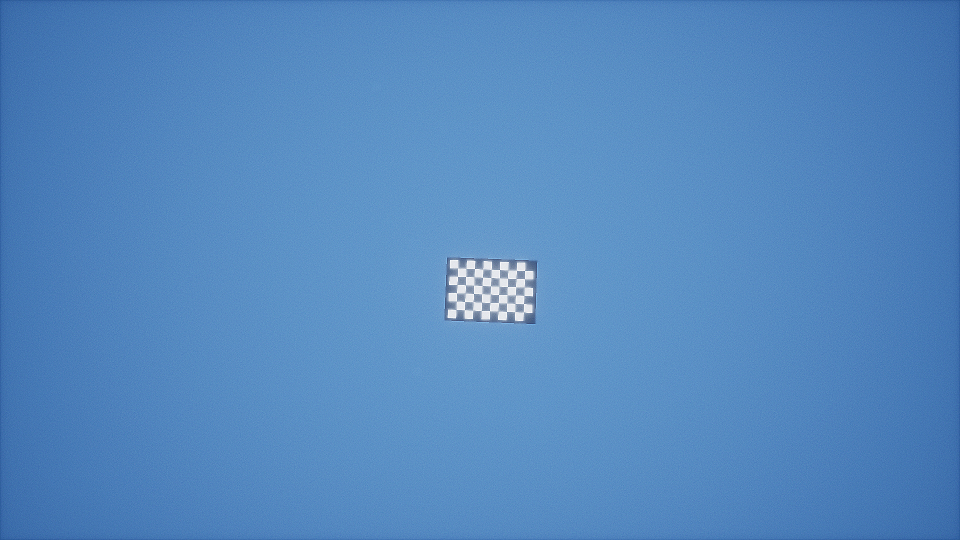
#> input picture python-code/scripts-for-drone/image_0_camera_0.png, 1920 x 1080 px (shown at 1/2 size); its folder holds 5 pictures in this run
$ python calibration_cameras.py
#> lines starting #> are read from the running program, lines starting #| are printed output that depends on the picture; after the words box and inside, x2 and y2 are one past the last pixel; in counts of white or black regions, pixels touching at a corner belong together; pictures that were not available may be replaced by others from this repository, and a replacement may not be noted
import cv2
import numpy as np

# Define checkerboard size (number of inner corners in checkerboard pattern)
checkerboard_size = (9, 6)
square_size = 1.0  # The real-world size of each square (e.g., in meters or centimeters)
criteria = (cv2.TERM_CRITERIA_EPS + cv2.TERM_CRITERIA_MAX_ITER, 30, 0.001)

# Prepare object points based on the checkerboard size
object_points = np.zeros((np.prod(checkerboard_size), 3), np.float32)
object_points[:, :2] = np.indices(checkerboard_size).T.reshape(-1, 2)
object_points *= square_size

# Arrays to store object points and image points for each camera
obj_points = []
img_points_camera_0 = []  # For RGB camera
img_points_camera_1 = []  # For Thermal camera

# Loop through the images for both cameras
for i in range(0, 12):  # From image_0 to image_12
    # Read images for camera 0 (RGB) and camera 1 (Thermal)
    img0 = cv2.imread(f"image_{i}_camera_0.png")
#> img0 is the input picture: shape (1080, 1920, 3); mean B, G, R 191.5, 136.3, 84.3
    img1 = cv2.imread(f"image_{i}_camera_1.png")

    if img0 is None or img1 is None:
        print(f"Error: Unable to read image_{i}_camera_0.png or image_{i}_camera_1.png")
        continue

    # Convert images to grayscale
    gray0 = cv2.cvtColor(img0, cv2.COLOR_BGR2GRAY)
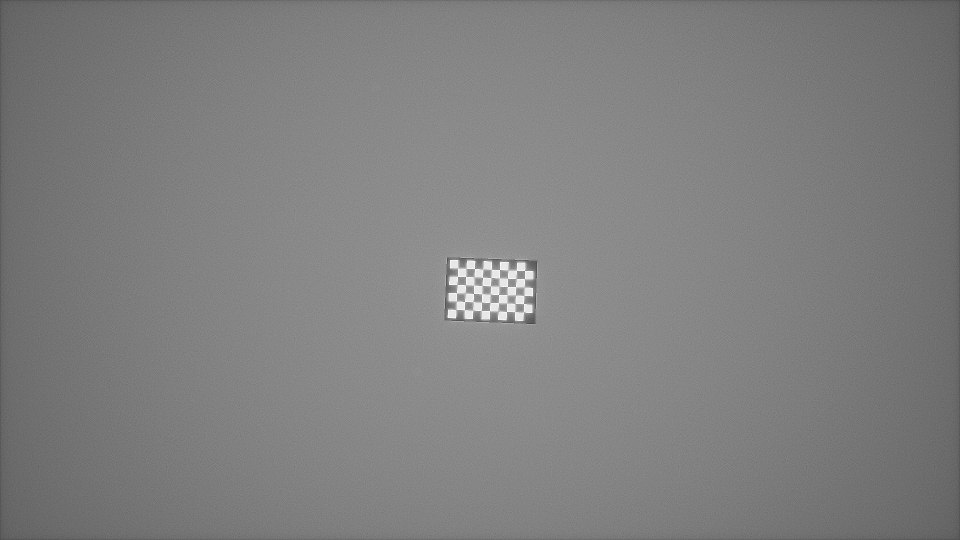
#> gray0: shape (1080, 1920) (shown at 1/2 size); min 28, max 255, mean 127
    gray1 = cv2.cvtColor(img1, cv2.COLOR_BGR2GRAY)

    # Find the chessboard corners
    ret0, corners0 = cv2.findChessboardCorners(gray0, checkerboard_size, criteria)
#> ret0 = True; corners0 = 54 rows, first 8: [1047.2, 624.4], [1030.3, 624], [1013.5, 623.5], [996.5, 622.5], [979.6, 621.9], [962.6, 621.4], [946.2, 620.4], [929.4, 620.2]
    ret1, corners1 = cv2.findChessboardCorners(gray1, checkerboard_size, criteria)
#> ret1 = True; corners1 has the same summary as corners0
    print(ret0, ret1)
#| True True
    # If corners are found for both cameras, add the object points and image points
    if ret0 and ret1:
        obj_points.append(object_points)
        img_points_camera_0.append(corners0)
        img_points_camera_1.append(corners1)

        # Optionally draw the corners for visualization
        cv2.drawChessboardCorners(img0, checkerboard_size, corners0, ret0)
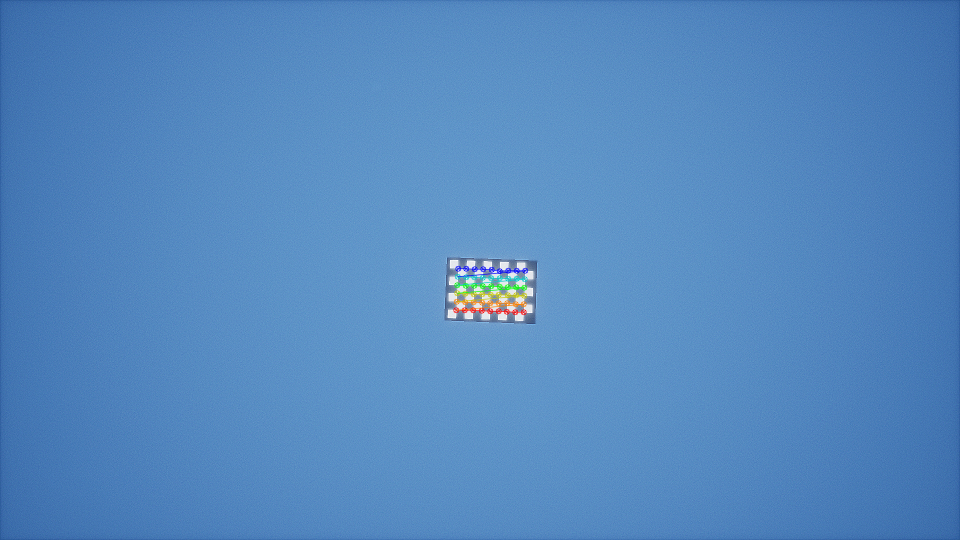
#> img0: shape (1080, 1920, 3) (shown at 1/2 size); 0.39% of pixels changed, all inside (x1, y1, x2, y2) = (906, 531, 1057, 631)
        cv2.drawChessboardCorners(img1, checkerboard_size, corners1, ret1)

        # Save images with drawn corners (optional)
        cv2.imwrite(f"image_{i}_camera_0_with_corners.png", img0)
        cv2.imwrite(f"image_{i}_camera_1_with_corners.png", img1)
    else :
        print(f"Chessboard corners not found for image_{i}_camera_0.png or image_{i}_camera_1.png")
        exit(1)
#> pass 2 of the loop `for i in range(0, 12):`:
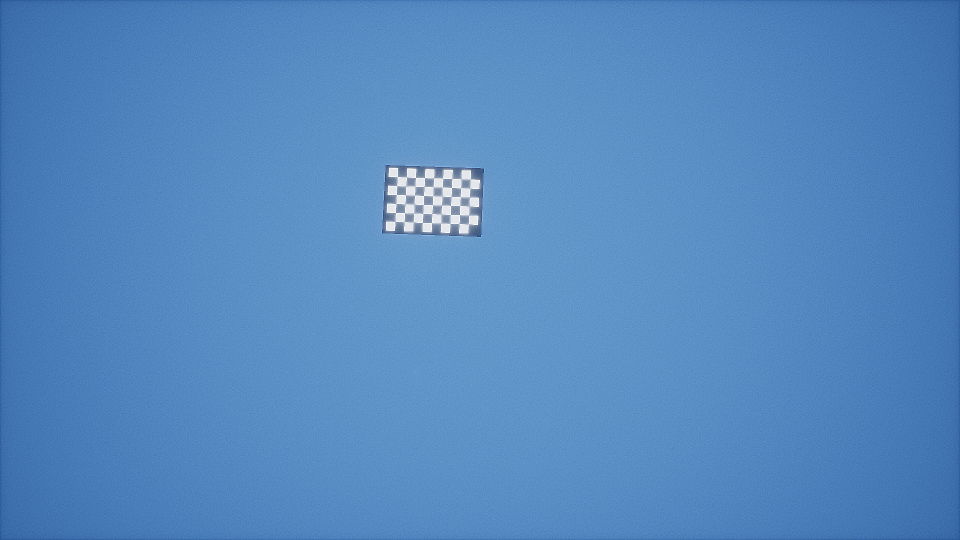
#> input picture python-code/scripts-for-drone/image_10_camera_0.png, 1920 x 1080 px, given in place of image_1_camera_0.png, which was not available (shown at 1/2 size)
#> img0 is the input picture: shape (1080, 1920, 3); mean B, G, R 191.5, 136.3, 84.4
#> `gray0 = cv2.cvtColor(img0, cv2.COLOR_BGR2GRAY)`:
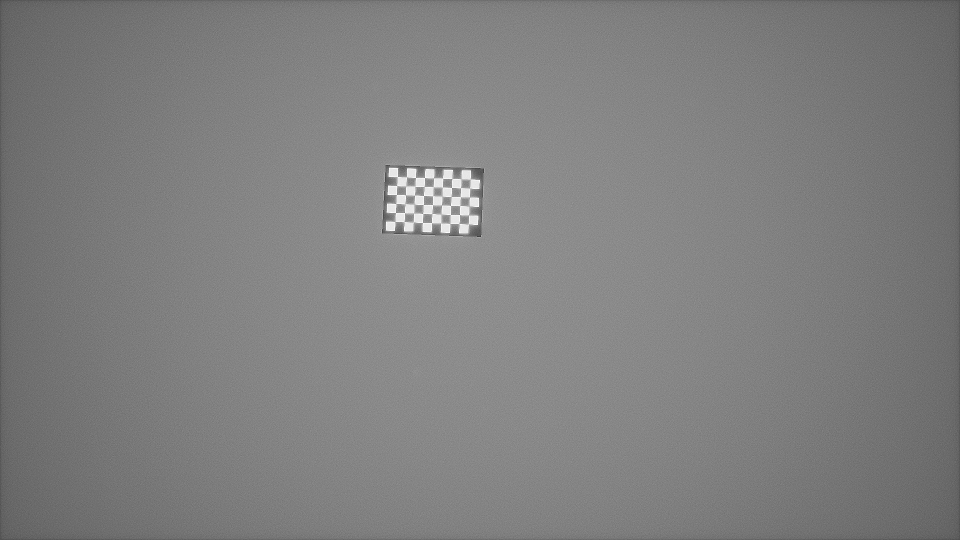
#> gray0: shape (1080, 1920) (shown at 1/2 size); min 11, max 255, mean 127.1
#> corners0 = 54 rows, first 8: [937, 448.5], [918.3, 447.8], [900.4, 447.4], [881.8, 446.4], [863.6, 445.8], [845.4, 445.4], [826.9, 444.6], [808.5, 444]
#> corners1 has the same summary as corners0
#| True True
#> `cv2.drawChessboardCorners(img0, checkerboard_size, corners0, ret0)`:
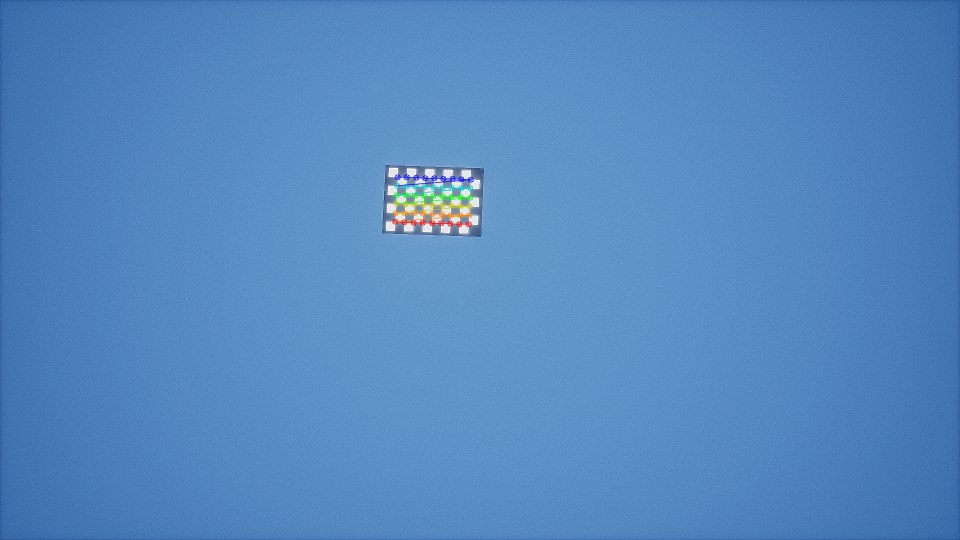
#> img0: shape (1080, 1920, 3) (shown at 1/2 size); 0.42% of pixels changed, all inside (x1, y1, x2, y2) = (784, 348, 948, 455)

# Perform camera calibration for both cameras
# Camera 0 (RGB)
ret0, mtx0, dist0, rvecs0, tvecs0 = cv2.calibrateCamera(obj_points, img_points_camera_0, gray0.shape[::-1], None, None)
# Camera 1 (Thermal)
ret1, mtx1, dist1, rvecs1, tvecs1 = cv2.calibrateCamera(obj_points, img_points_camera_1, gray1.shape[::-1], None, None)

# Save the calibration results to files
np.savez("camera_0_calibration.npz", camera_matrix=mtx0, dist_coeffs=dist0)
np.savez("camera_1_calibration.npz", camera_matrix=mtx1, dist_coeffs=dist1)

# Optionally print the results
print("Camera 0 Calibration Matrix (RGB):")
print(mtx0)
print("Camera 0 Distortion Coefficients (RGB):")
print(dist0)

print("Camera 1 Calibration Matrix (Thermal):")
print(mtx1)
print("Camera 1 Distortion Coefficients (Thermal):")
print(dist1)

# Convert the rotation vectors (rvecs) to rotation matrices using cv2.Rodrigues
R0, _ = cv2.Rodrigues(rvecs0[0])
R1, _ = cv2.Rodrigues(rvecs1[0])

# Compute the relative rotation (R_rel) and translation (T_rel) between the two cameras
R_rel = R1.T @ R0  # Relative rotation (R1 to R0)
T_rel = R1.T @ (tvecs0[0] - tvecs1[0])  # Relative translation (T1 to T0)

# Print the relative rotation and translation
print("\nRelative Rotation Matrix (R_rel) between Cameras 0 (RGB) and 1 (Thermal):")
print(R_rel)

print("\nRelative Translation Vector (T_rel) between Cameras 0 (RGB) and 1 (Thermal):")
print(T_rel)

# Final homography including translation
# H = mtx0 @ middle_matrix @ np.linalg.inv(mtx1)
H, mask = cv2.findHomography(corners1, corners0, cv2.RANSAC, 5.0)
# Save the homography matrix to a file
np.savez("homography_matrix.npz", homography=H)

# Optionally print the homography matrix
print("\nFinal Homography Matrix:")
print(H)

# === Load one example image from each camera ===
img0 = cv2.imread("image_12_camera_0.png")  # RGB camera
img1 = cv2.imread("image_12_camera_1.png")  # Thermal camera
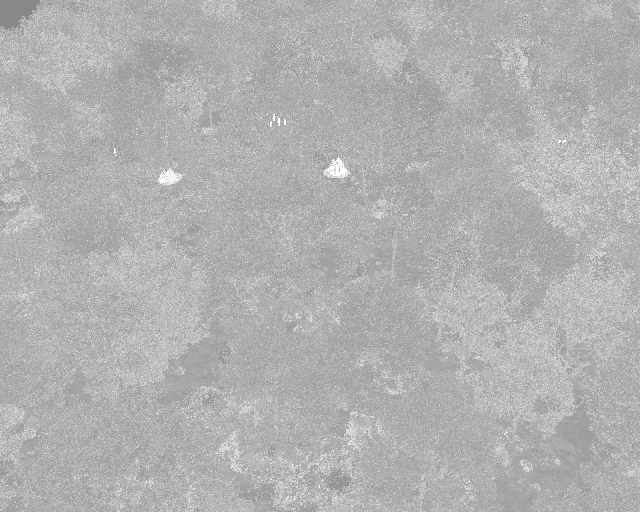
#> input picture python-code/scripts-for-drone/image_12_camera_1.png, 640 x 512 px
#> img1 is the input picture: shape (512, 640, 3); mean B, G, R 176.5, 176.5, 176.5

# === UNDISTORT images first ===
# Undistort correctly
# img0_undistorted = cv2.undistort(img0, mtx0, dist0, None, mtx0)
# img0_undistorted = cv2.undistort(img1, mtx1, dist1, None, mtx1)

# # Save
# cv2.imwrite("image_0_undistorted.png", img0_undistorted)
# cv2.imwrite("image_12_undistorted.png", img0_undistorted)

#img1 = cv2.undistort(img1, mtx1, dist1, None, mtx1)
# Check if images are loaded properly
if img0 is None or img1 is None:
    print("Error: Unable to load one or both images.")
#> (the run stopped early here; a loop or call above may not have finished)
